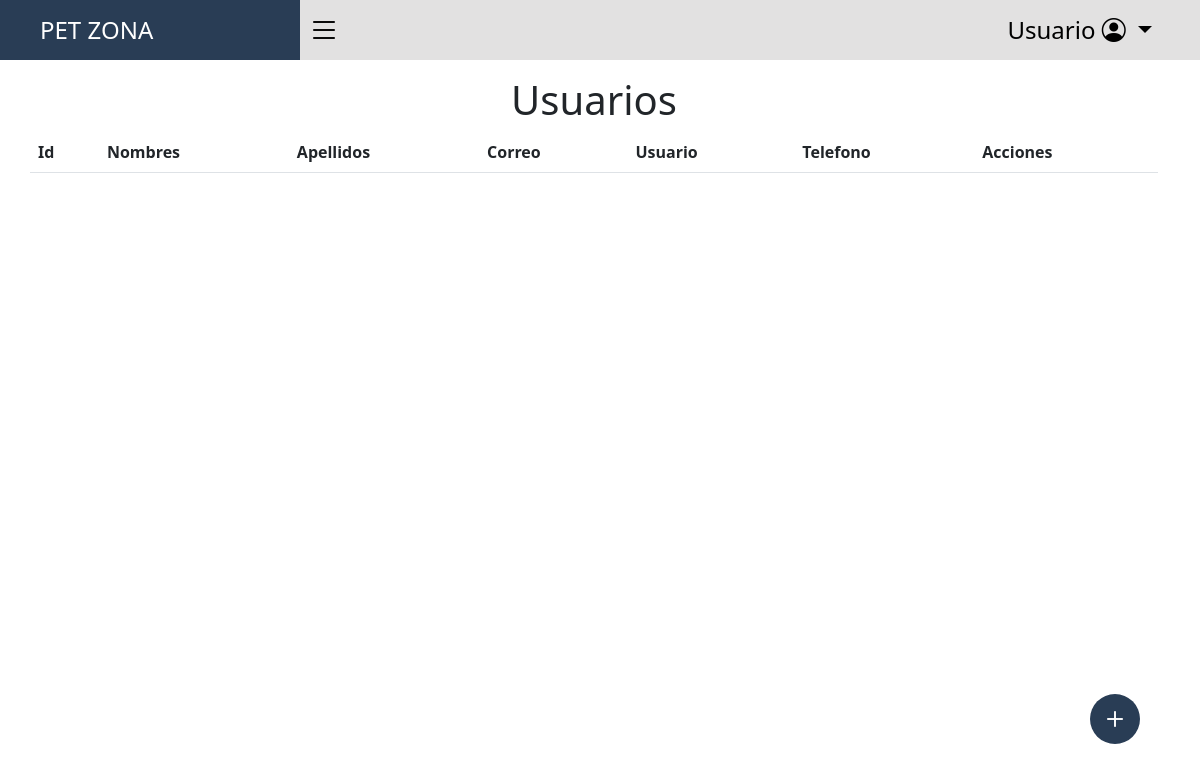
Page /dashboard/usuarios/ on the earlier database version.
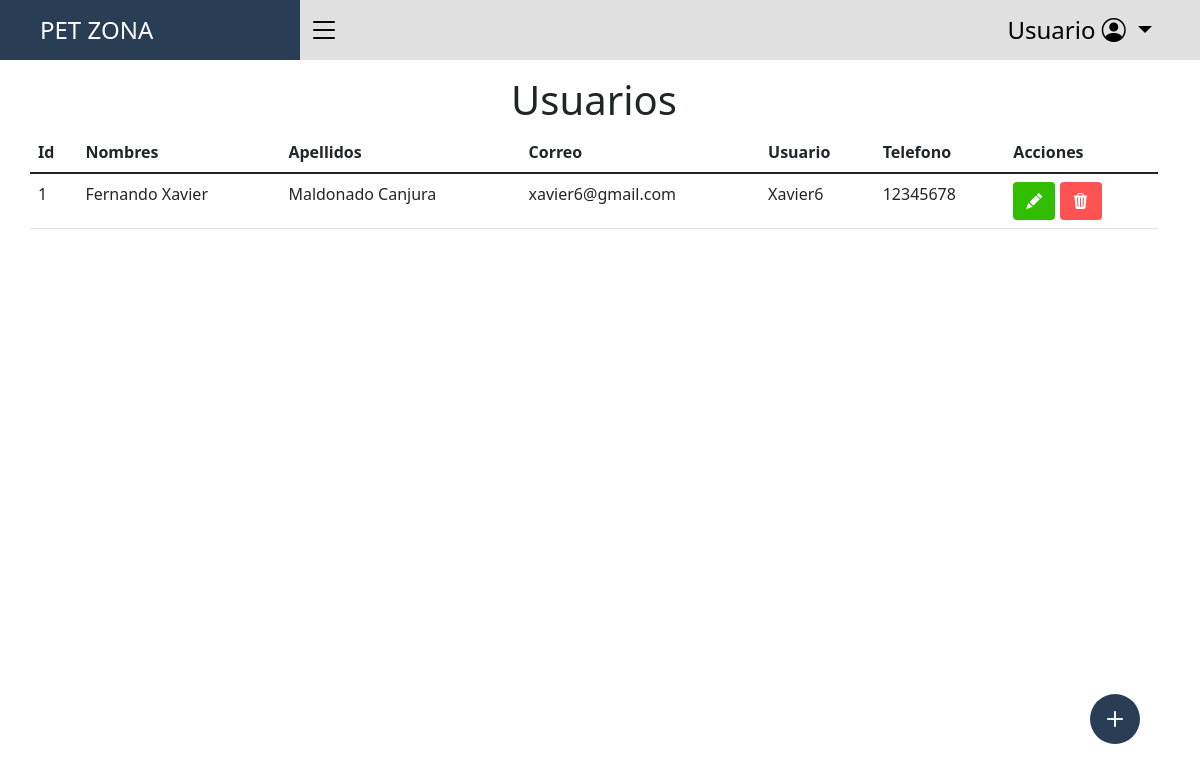
Same page on the later database version.
### tables this page shows
CREATE TABLE `usuarios` (
  `id_usuario` int(11) NOT NULL,
  `nombres` varchar(50) NOT NULL,
  `apellidos` varchar(50) NOT NULL,
  `correo` varchar(100) NOT NULL,
  `telefono` int(8) NOT NULL,
  `usuario` varchar(50) NOT NULL,
  `password` varchar(60) NOT NULL,
  `id_tipo_usuario` int(11) NOT NULL,
  `token` varchar(200) NOT NULL,
  `estado` int(11) NOT NULL DEFAULT 1
);

### dashboard/usuarios/index.php (called while the page is built)
<?php
    require_once('../../app/views/template/page.class.php');
    Page::templateHeader('Usuarios');
    require_once('../../app/controllers/usuarios/index_controller.php');
    Page::templateFooter();
?>

### app/views/usuarios/index.php (called while the page is built)
<?php
    Page::dataTable(['Id', 'Nombres', 'Apellidos', 'Correo', 'Usuario', 'Telefono', 'Acciones'], $usuarios);
    Page::buttonRound('usuarios');
?>

### app/controllers/usuarios/index_controller.php (called while the page is built)
<?php
    require_once('../../app/models/usuario.class.php');
    try
    {
        $usuario = new Usuario;
        $usuarios = $usuario->getUsuarios();
        require_once('../../app/views/usuarios/index.php');
    }
    catch(Exception $error)
    {
        Page::showMessage(2, $error->getMessage(), "");
    }
?>

### app/models/usuario.class.php (called while the page is built, shortened)
<?php
    class Usuario extends Validator{
        public function getUsuarios()
        {
            $query = "SELECT id_usuario, nombres, apellidos, correo, usuario, telefono FROM usuarios WHERE estado = 1";
            $params = array();
            return Database::getRows($query, $params);
        }
    }
?>

### app/models/database.class.php (called while the page is built, shortened)
<?php
    class Database{
        private static $connection = null;
        private static $statement = null;
        private static function connect()
        {
            $server = "localhost";
            $database = "veterinaria";
            $username = "root";
            $password = "";
            try
            {
                @self::$connection = new PDO("mysql:host=$server; dbname=$database; charset=utf8", $username, $password);
            }
            catch(PDOException $exception)
            {
                throw new Exception($exception->getCode());
            }
        }
        private static function desconnect()
        {
            self::$connection = null;
        }
        public static function getRows($query, $values)
        {
            self::$statement = self::$connection->prepare($query);
            self::$statement->execute($values);
            return self::$statement->fetchAll();
        }
    }
?>

### app/helpers/component.class.php (the view, shortened to what this page needs)
<?php
    class Component{
        public static function dataTable($headers, $data)
        {
            print("
            <div class='table-responsive'>
                <table id='dataTable' class='table table-hover' style='width:100%'>
                <thead>
                    <tr>
            ");
            foreach($headers as $header)
            {
                print("
                        <th>$header</th>
                ");
            }
            print("
                    </tr>
                </thead>
                <tbody>
            ");
            foreach($data as $info)
            {
                print("<tr>");
                for($i = 0; $i < count($headers) - 1; $i++)
                {
                    print("
                        <td>$info[$i]</td>
                    ");
                }
                print("
                        <td id='actions'>
                            <a class='btn edit' href='update.php?id=$info[0]' role='button' data-bs-toggle='tooltip' data-bs-placement='top' title='Editar'>
                                <i class='bi bi-pencil-fill'></i>
                            </a>
                            <a class='btn delete' href='delete.php?id=$info[0]' role='button' data-bs-toggle='tooltip' data-bs-placement='top' title='Eliminar'>
                                <i class='bi bi-trash3-fill'></i>
                            </a>
                        </td>
                    </tr>
                ");
            }
            print("
                </tbody>
                </table>
            </div>
            ");
        }
        public static function buttonRound($method)
        {
            print("
                <div class='container-btn-round-sav'>
                    <a href='create.php' data-bs-toggle='tooltip' data-bs-placement='top' title='Agregar'>
                        <div class='btn-round-sav'>
                            <i class='bi bi-plus'></i>
                        </div>
                    </a>
                </div>
            ");
        }
    }
?>

### app/views/template/page.class.php (shortened to what this page needs)
<?php
    require_once('../../app/models/database.class.php');
    require_once('../../app/helpers/component.class.php');
    class Page extends Component{
        public static function templateHeader($title)
        {
            print("
            <!DOCTYPE html>
            <html lang='es'>
            <head>
                <meta charset='UTF-8'>
                <meta http-equiv='X-UA-Compatible' content='IE=edge'>
                <meta name='viewport' content='width=device-width, initial-scale=1.0'>
                <link rel='stylesheet' href='../../web/css/bootstrap.min.css'>
                <link rel='stylesheet' href='../../web/css/style.css'>
                <link rel='stylesheet' href='https://cdn.datatables.net/1.11.5/css/dataTables.bootstrap5.min.css'>
                <link rel='stylesheet' href='https://cdn.jsdelivr.net/npm/bootstrap-icons@1.8.1/font/bootstrap-icons.css'>
                <script src='../../web/js/sweetalert.min.js'></script>
                <title>$title</title>
            </head>
            <body>
                <header>
            ");
            Page::navbar();
            print("
                </header>
                <div class='container container-sav' id='contenedor'>
                    <h1 class='text-center mt-3'>$title</h1>
            ");
        }
        public static function templateFooter()
        {
            print("
                </div>
            <script src='../../web/js/bootstrap.bundle.min.js'></script>
            <script src='../../web/js/jquery-3.5.1.min.js'></script>
            <script src='../../web/js/jquery.dataTables.min.js'></script>
            <script src='https://cdn.datatables.net/1.11.5/js/dataTables.bootstrap5.min.js'></script>
            <script src='../../web/js/app.js'></script>
            <script>
                $(document).ready(function() {
                    $('#dataTable').DataTable({
                        language: {
                            'info': 'Mostrando _START_ a _END_ de _TOTAL_ registros',
                            'emptyTable': 'No se encontraron datos',
                            'zeroRecords': 'No se encontraron datos en la busqueda',
                            'lengthMenu': 'Mostrar _MENU_ registros',
                            'search': 'Buscar',
                            'paginate': {
                                'next': 'sig.',
                                'previous': 'prev.'
                            }
                        },
                        'lengthMenu': [[5, 10, 20, 25, -1], [5, 10, 20, 25, 'All']]
                    });
                } );
            </script>
            </body>
            </html>
            ");
        }
        public static function navbar()
        {
            require_once '../../app/views/template/navbar.php';
        }
    }
?>

### app/views/template/navbar.php (shortened to what this page needs)
<nav class='navbar-sav'>
    <div class='navbar-contain-title'>
        <a class='navbar-title-sav' href="#">PET ZONA</a>
    </div>
    <div class='navbar-content-sav'>
        <a class="navbar-item-sav navbar-menu-sav" id='btnMenu' data-bs-toggle="offcanvas" href="#offcanvasScrolling" role="button" aria-controls="offcanvasExample">
            <i class="bi bi-list"></i>
        </a>
        <ul class='navbar-item-sav me-4 mb-2 mb-lg-0'>
            <li class="navbar-item-sav dropdown">
                <a class="navbar-item-sav navbar-dropdown-sav dropdown-toggle" href="#" id="navbarDropdown" role="button" data-bs-toggle="dropdown" aria-expanded="false">
                    Usuario <i class="bi bi-person-circle"></i>
                </a>
            </li>
        </ul>
    </div>
</nav>

### web/css/style.css (style rules this page uses)
:root { --blue-dark: #293D55; --white: #FFFFFF; --grey: rgba(207, 206, 206, 0.6); }
.navbar-sav { position: relative; display: flex; justify-content: space-between; background: var(--grey); height: 60px; }
.navbar-contain-title { position: relative; width: 300px; background: var(--blue-dark); display: flex; align-items: center; padding-left: 2.5rem; }
.navbar-title-sav { font-size: 1.50rem; text-decoration: none; white-space: nowrap; color: #FFFFFF; }
.navbar-content-sav { width: calc(100vw - 300px); display: flex; justify-content: space-between; align-items: center; }
.navbar-item-sav { color: black; text-decoration: none; list-style: none; }
.navbar-menu-sav { font-size: 2rem; margin-left: 0.5rem; }
.navbar-dropdown-sav { margin-right: 1.5rem; font-size: 1.5rem; }
.container-sav { padding-left: 0px; transition: padding 0.5s ease-in-out; }
.container-btn-round-sav { position: fixed; right: calc(100vw - 95%); bottom: calc(100vh - 93%); width: 50px; height: 50px; }
.container-btn-round-sav a { text-decoration: none; }
.btn-round-sav { width: 100%; height: 100%; border-radius: 50%; background: var(--blue-dark); }
.btn-round-sav i { display: flex; color: var(--white); width: 100%; height: 100%; justify-content: center; align-items: center; font-size: 2rem; }
a.edit { background: #31BE00; color:#FFFFFF; }
a.delete { background: #FF5353; color:#FFFFFF; }

Differences in the rows shown:
added usuarios: id_usuario "1", nombres "Fernando Xavier", apellidos "Maldonado Canjura", correo "xavier6@gmail.com", usuario "Xavier6", telefono "12345678"
